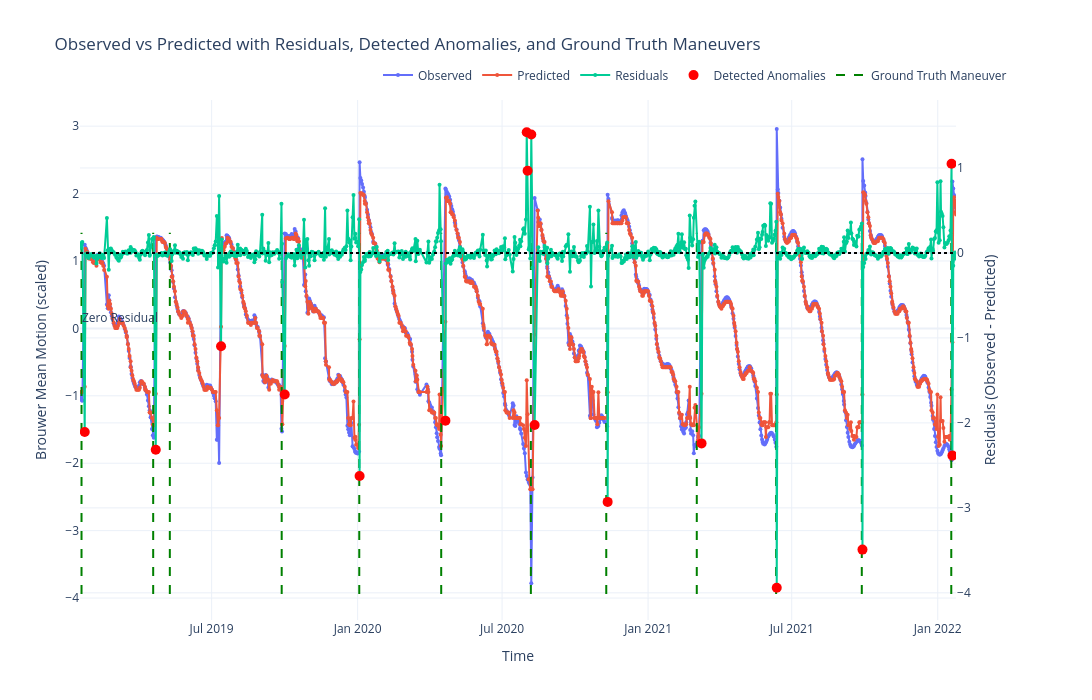

The cell this chart's notebook holds for it:
### Markdown cell above
#### Plotting detected anomalies vs ground truth

### Code cell
import plotly.graph_objects as go
from plotly.subplots import make_subplots
import pandas as pd


ground_truth_df = pd.read_csv(
    "/Users/kurinjiarivazhagan/Desktop/trimester 5/satellite_data/orbital_elements/cleaned maneuver file/cleaned_FENGYUN-2H.csv",
    parse_dates=["Start_Timestamp", "End_Timestamp"]
)
test_start = df_result.index.min()
test_end = df_result.index.max()

ground_truth_df_test = ground_truth_df[
    (ground_truth_df["Start_Timestamp"] >= test_start) &
    (ground_truth_df["Start_Timestamp"] <= test_end)
]
residuals_min = df_result["residuals"].min()
residuals_max = df_result["residuals"].max()


fig = make_subplots(specs=[[{"secondary_y": True}]])

# Plot observed values 
fig.add_trace(go.Scatter(
    x=df_result.index,
    y=df_result["Brouwer mean motion"],
    mode='lines+markers',
    name='Observed',
    marker=dict(size=4),
), secondary_y=False)

# Plot predicted values 
fig.add_trace(go.Scatter(
    x=df_result.index,
    y=df_result["predicted"],
    mode='lines+markers',
    name='Predicted',
    marker=dict(size=4),
), secondary_y=False)

# Plot residuals 
fig.add_trace(go.Scatter(
    x=df_result.index,
    y=df_result["residuals"],
    mode='lines+markers',
    name='Residuals',
    marker=dict(size=4),
), secondary_y=True)

# Plot detected anomalies
fig.add_trace(go.Scatter(
    x=df_result[df_result["anomaly"]].index,
    y=df_result[df_result["anomaly"]]["residuals"],
    mode='markers',
    name='Detected Anomalies',
    marker=dict(color='red', size=10, symbol='circle'),
    hovertemplate='Anomaly Date: %{x|%Y-%m-%d}<br>Residual: %{y:.4f}',
), secondary_y=True)

# Plot ground truth maneuver lines
for _, row in ground_truth_df_test.iterrows():
    maneuver_date = row["Start_Timestamp"]
    fig.add_trace(go.Scatter(
        x=[maneuver_date, maneuver_date],
        y=[residuals_min, residuals_max],
        mode='lines',
        line=dict(color='green', dash='dash'),
        name='Ground Truth Maneuver',
        hoverinfo='text',
        text=[f"Maneuver Date: {maneuver_date.strftime('%Y-%m-%d')}"] * 2,
        showlegend=False
    ))
fig.add_trace(go.Scatter(
    x=[None],
    y=[None],
    mode='lines',
    line=dict(color='green', dash='dash'),
    name='Ground Truth Maneuver'
))
fig.add_hline(
    y=0,
    line_dash="dot",
    line_color="black",
    annotation_text="Zero Residual",
    annotation_position="top left",
    secondary_y=True
)
fig.update_layout(
    title='Observed vs Predicted with Residuals, Detected Anomalies, and Ground Truth Maneuvers',
    xaxis_title='Time',
    yaxis_title='Brouwer Mean Motion (scaled)',
    yaxis2_title='Residuals (Observed - Predicted)',
    template='plotly_white',
    width=1400,
    height=700,
    legend=dict(
        orientation="h",
        yanchor="bottom",
        y=1.02,
        xanchor="right",
        x=1
    ),
    xaxis_range=[test_start, test_end]
)

fig.show()

### Figure 1 — Plotly figure (JSON) as saved in the notebook; plotly's stock layout.template omitted (floating-point values rounded to 4 significant figures; data arrays with more than 128 entries replaced by an {"elided": "..."} marker saying what was removed)
{"data": [{"marker": {"size": 4}, "mode": "lines+markers", "name": "Observed", "type": "scatter", "x": {"elided": "1050 str values"}, "xaxis": "x", "y": {"elided": "1050 float values"}, "yaxis": "y"}, {"marker": {"size": 4}, "mode": "lines+markers", "name": "Predicted", "type": "scatter", "x": {"elided": "1050 str values"}, "xaxis": "x", "y": {"elided": "1050 float values"}, "yaxis": "y"}, {"marker": {"size": 4}, "mode": "lines+markers", "name": "Residuals", "type": "scatter", "x": {"elided": "1050 str values"}, "xaxis": "x", "y": {"elided": "1050 float values"}, "yaxis": "y2"}, {"hovertemplate": "Anomaly Date: %{x|%Y-%m-%d}<br>Residual: %{y:.4f}", "marker": {"color": "red", "size": 10, "symbol": "circle"}, "mode": "markers", "name": "Detected Anomalies", "type": "scatter", "x": ["2019-01-22T02:10:43.620959+00:00", "2019-04-21T14:39:28.064735+00:00", "2019-07-12T21:05:32.589888+00:00", "2019-10-01T03:15:57.591935+00:00", "2020-01-03T11:05:33.814751+00:00", "2020-04-20T14:16:42.795264+00:00", "2020-08-01T01:49:55.382016+00:00", "2020-08-02T03:41:42.695231+00:00", "2020-08-06T19:39:58.518720+00:00", "2020-08-11T01:17:58.007040+00:00", "2020-11-11T01:01:42.704832+00:00", "2021-03-09T09:09:42.494112+00:00", "2021-06-12T02:52:43.843296+00:00", "2021-09-28T03:25:47.565696+00:00", "2022-01-18T09:28:39.893951+00:00", "2022-01-19T11:18:53.603999+00:00"], "xaxis": "x", "y": [-2.106, -2.317, -1.097, -1.666, -2.625, -1.974, 1.42, 0.9679, 1.394, -2.026, -2.93, -2.241, -3.94, -3.491, 1.05, -2.385], "yaxis": "y2"}, {"hoverinfo": "text", "line": {"color": "green", "dash": "dash"}, "mode": "lines", "name": "Ground Truth Maneuver", "showlegend": false, "text": ["Maneuver Date: 2022-01-18", "Maneuver Date: 2022-01-18"], "type": "scatter", "x": ["2022-01-18T01:00:00+00:00", "2022-01-18T01:00:00+00:00"], "y": [-3.94, 1.42]}, {"hoverinfo": "text", "line": {"color": "green", "dash": "dash"}, "mode": "lines", "name": "Ground Truth Maneuver", "showlegend": false, "text": ["Maneuver Date: 2021-09-27", "Maneuver Date: 2021-09-27"], "type": "scatter", "x": ["2021-09-27T07:00:00+00:00", "2021-09-27T07:00:00+00:00"], "y": [-3.94, 1.42]}, {"hoverinfo": "text", "line": {"color": "green", "dash": "dash"}, "mode": "lines", "name": "Ground Truth Maneuver", "showlegend": false, "text": ["Maneuver Date: 2021-06-11", "Maneuver Date: 2021-06-11"], "type": "scatter", "x": ["2021-06-11T08:00:00+00:00", "2021-06-11T08:00:00+00:00"], "y": [-3.94, 1.42]}, {"hoverinfo": "text", "line": {"color": "green", "dash": "dash"}, "mode": "lines", "name": "Ground Truth Maneuver", "showlegend": false, "text": ["Maneuver Date: 2021-03-03", "Maneuver Date: 2021-03-03"], "type": "scatter", "x": ["2021-03-03T08:30:00+00:00", "2021-03-03T08:30:00+00:00"], "y": [-3.94, 1.42]}, {"hoverinfo": "text", "line": {"color": "green", "dash": "dash"}, "mode": "lines", "name": "Ground Truth Maneuver", "showlegend": false, "text": ["Maneuver Date: 2020-11-09", "Maneuver Date: 2020-11-09"], "type": "scatter", "x": ["2020-11-09T07:00:00+00:00", "2020-11-09T07:00:00+00:00"], "y": [-3.94, 1.42]}, {"hoverinfo": "text", "line": {"color": "green", "dash": "dash"}, "mode": "lines", "name": "Ground Truth Maneuver", "showlegend": false, "text": ["Maneuver Date: 2020-08-06", "Maneuver Date: 2020-08-06"], "type": "scatter", "x": ["2020-08-06T07:00:00+00:00", "2020-08-06T07:00:00+00:00"], "y": [-3.94, 1.42]}, {"hoverinfo": "text", "line": {"color": "green", "dash": "dash"}, "mode": "lines", "name": "Ground Truth Maneuver", "showlegend": false, "text": ["Maneuver Date: 2020-04-15", "Maneuver Date: 2020-04-15"], "type": "scatter", "x": ["2020-04-15T07:00:00+00:00", "2020-04-15T07:00:00+00:00"], "y": [-3.94, 1.42]}, {"hoverinfo": "text", "line": {"color": "green", "dash": "dash"}, "mode": "lines", "name": "Ground Truth Maneuver", "showlegend": false, "text": ["Maneuver Date: 2020-01-03", "Maneuver Date: 2020-01-03"], "type": "scatter", "x": ["2020-01-03T01:00:00+00:00", "2020-01-03T01:00:00+00:00"], "y": [-3.94, 1.42]}, {"hoverinfo": "text", "line": {"color": "green", "dash": "dash"}, "mode": "lines", "name": "Ground Truth Maneuver", "showlegend": false, "text": ["Maneuver Date: 2019-09-27", "Maneuver Date: 2019-09-27"], "type": "scatter", "x": ["2019-09-27T07:00:00+00:00", "2019-09-27T07:00:00+00:00"], "y": [-3.94, 1.42]}, {"hoverinfo": "text", "line": {"color": "green", "dash": "dash"}, "mode": "lines", "name": "Ground Truth Maneuver", "showlegend": false, "text": ["Maneuver Date: 2019-05-09", "Maneuver Date: 2019-05-09"], "type": "scatter", "x": ["2019-05-09T08:00:00+00:00", "2019-05-09T08:00:00+00:00"], "y": [-3.94, 1.42]}, {"hoverinfo": "text", "line": {"color": "green", "dash": "dash"}, "mode": "lines", "name": "Ground Truth Maneuver", "showlegend": false, "text": ["Maneuver Date: 2019-04-18", "Maneuver Date: 2019-04-18"], "type": "scatter", "x": ["2019-04-18T08:30:00+00:00", "2019-04-18T08:30:00+00:00"], "y": [-3.94, 1.42]}, {"hoverinfo": "text", "line": {"color": "green", "dash": "dash"}, "mode": "lines", "name": "Ground Truth Maneuver", "showlegend": false, "text": ["Maneuver Date: 2019-01-18", "Maneuver Date: 2019-01-18"], "type": "scatter", "x": ["2019-01-18T01:00:00+00:00", "2019-01-18T01:00:00+00:00"], "y": [-3.94, 1.42]}, {"line": {"color": "green", "dash": "dash"}, "mode": "lines", "name": "Ground Truth Maneuver", "type": "scatter", "x": [null], "y": [null]}], "layout": {"annotations": [{"showarrow": false, "text": "Zero Residual", "x": 0, "xanchor": "left", "xref": "x domain", "y": 0, "yanchor": "bottom", "yref": "y"}], "height": 700, "legend": {"orientation": "h", "x": 1, "xanchor": "right", "y": 1.02, "yanchor": "bottom"}, "shapes": [{"line": {"color": "black", "dash": "dot"}, "type": "line", "x0": 0, "x1": 1, "xref": "x domain", "y0": 0, "y1": 0, "yref": "y2"}], "title": {"text": "Observed vs Predicted with Residuals, Detected Anomalies, and Ground Truth Maneuvers"}, "width": 1400, "xaxis": {"anchor": "y", "domain": [0, 0.94], "range": ["2019-01-16T03:10:27.697728+00:00", "2022-01-24T02:34:42.682079+00:00"], "title": {"text": "Time"}}, "yaxis": {"anchor": "x", "domain": [0, 1], "title": {"text": "Brouwer Mean Motion (scaled)"}}, "yaxis2": {"anchor": "x", "overlaying": "y", "side": "right", "title": {"text": "Residuals (Observed - Predicted)"}}}}
